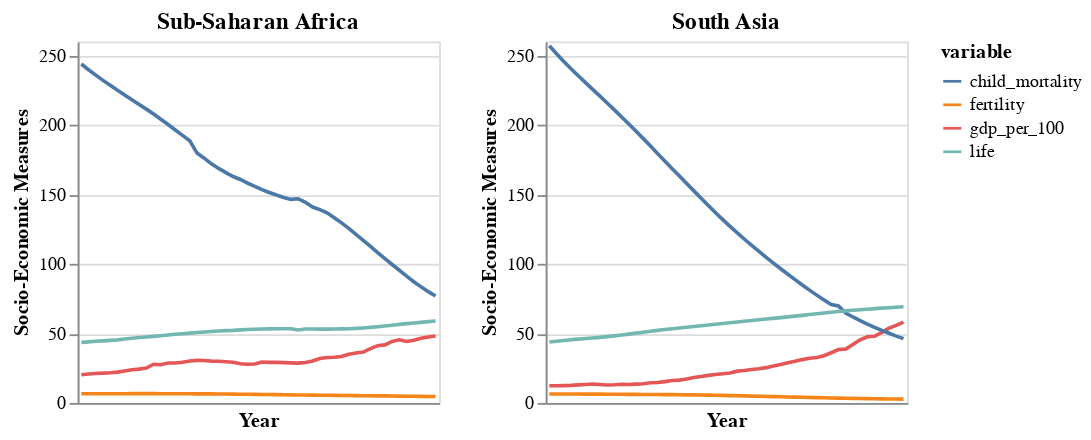

The notebook cell this image was saved under:
### Code cell
from altair.expr import datum

print('\033[1m' + 'LOW GDP COUNTRIES' + '\033[0m')

#'Sub-Saharan Africa',
chart = alt.hconcat()
for region in low_region:
    base = alt.Chart(region_df,title=region).mark_line().encode(
    alt.X('Year:O',title='Year',axis=alt.Axis(values=list(range(1,50,10)))),
    alt.Y('value:Q',title='Socio-Economic Measures'),
    alt.Color('variable:N')
).interactive().properties(
    width=200,
    height=200
)
    chart |= base.transform_filter(datum.region == region)
chart

### Figure 1 — Vega-Lite specification as saved in the notebook (floating-point values rounded to 4 significant figures; data arrays with more than 128 entries replaced by an {"elided": "..."} marker saying what was removed)
{"config": {"view": {"continuousWidth": 400, "continuousHeight": 300}}, "hconcat": [{"mark": "line", "encoding": {"color": {"field": "variable", "type": "nominal"}, "x": {"axis": {"values": [1, 11, 21, 31, 41]}, "field": "Year", "title": "Year", "type": "ordinal"}, "y": {"field": "value", "title": "Socio-Economic Measures", "type": "quantitative"}}, "height": 200, "selection": {"selector013": {"type": "interval", "bind": "scales", "encodings": ["x", "y"]}}, "title": "Sub-Saharan Africa", "transform": [{"filter": "(datum.region === 'Sub-Saharan Africa')"}], "width": 200}, {"mark": "line", "encoding": {"color": {"field": "variable", "type": "nominal"}, "x": {"axis": {"values": [1, 11, 21, 31, 41]}, "field": "Year", "title": "Year", "type": "ordinal"}, "y": {"field": "value", "title": "Socio-Economic Measures", "type": "quantitative"}}, "height": 200, "selection": {"selector014": {"type": "interval", "bind": "scales", "encodings": ["x", "y"]}}, "title": "South Asia", "transform": [{"filter": "(datum.region === 'South Asia')"}], "width": 200}], "data": {"name": "data-297797fc2a6a4a639255b5bd4fa45d24"}, "$schema": "https://vega.github.io/schema/vega-lite/v4.17.0.json", "datasets": {"data-297797fc2a6a4a639255b5bd4fa45d24": {"elided": "1200 records"}}}
